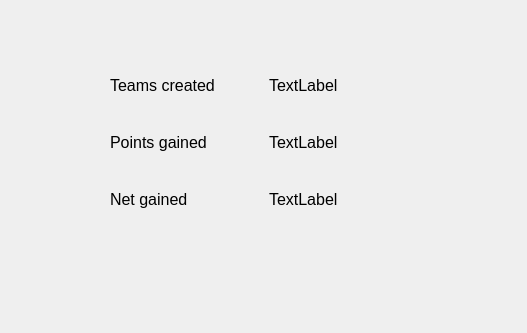
<?xml version="1.0" encoding="UTF-8"?>
<ui version="4.0">
 <class>Dialog</class>
 <widget class="QDialog" name="Dialog">
  <property name="geometry">
   <rect>
    <x>0</x>
    <y>0</y>
    <width>527</width>
    <height>333</height>
   </rect>
  </property>
  <property name="minimumSize">
   <size>
    <width>527</width>
    <height>333</height>
   </size>
  </property>
  <property name="maximumSize">
   <size>
    <width>527</width>
    <height>333</height>
   </size>
  </property>
  <property name="windowTitle">
   <string>Dialog</string>
  </property>
  <widget class="QWidget" name="gridLayoutWidget">
   <property name="geometry">
    <rect>
     <x>110</x>
     <y>60</y>
     <width>311</width>
     <height>221</height>
    </rect>
   </property>
   <property name="font">
    <font>
     <family>Segoe UI</family>
     <pointsize>12</pointsize>
    </font>
   </property>
   <layout class="QGridLayout" name="gridLayout">
    <item row="2" column="1">
     <widget class="QLabel" name="netgained">
      <property name="font">
       <font>
        <family>Segoe UI</family>
        <pointsize>12</pointsize>
       </font>
      </property>
      <property name="text">
       <string>TextLabel</string>
      </property>
     </widget>
    </item>
    <item row="1" column="1">
     <widget class="QLabel" name="points_gained">
      <property name="font">
       <font>
        <family>Segoe UI</family>
        <pointsize>12</pointsize>
       </font>
      </property>
      <property name="text">
       <string>TextLabel</string>
      </property>
     </widget>
    </item>
    <item row="2" column="0">
     <widget class="QLabel" name="label_5">
      <property name="font">
       <font>
        <family>Segoe UI</family>
        <pointsize>12</pointsize>
       </font>
      </property>
      <property name="text">
       <string>Net gained</string>
      </property>
     </widget>
    </item>
    <item row="1" column="0">
     <widget class="QLabel" name="label_4">
      <property name="font">
       <font>
        <family>Segoe UI</family>
        <pointsize>12</pointsize>
       </font>
      </property>
      <property name="text">
       <string>Points gained</string>
      </property>
     </widget>
    </item>
    <item row="0" column="1">
     <widget class="QLabel" name="teams_created">
      <property name="font">
       <font>
        <family>Segoe UI</family>
        <pointsize>12</pointsize>
       </font>
      </property>
      <property name="text">
       <string>TextLabel</string>
      </property>
     </widget>
    </item>
    <item row="0" column="0">
     <widget class="QLabel" name="label">
      <property name="font">
       <font>
        <family>Segoe UI</family>
        <pointsize>12</pointsize>
       </font>
      </property>
      <property name="text">
       <string>Teams created</string>
      </property>
     </widget>
    </item>
    <item row="3" column="1">
     <widget class="QLabel" name="label_8">
      <property name="font">
       <font>
        <family>Segoe UI</family>
        <pointsize>12</pointsize>
       </font>
      </property>
      <property name="text">
       <string/>
      </property>
     </widget>
    </item>
   </layout>
  </widget>
 </widget>
 <resources/>
 <connections/>
</ui>
